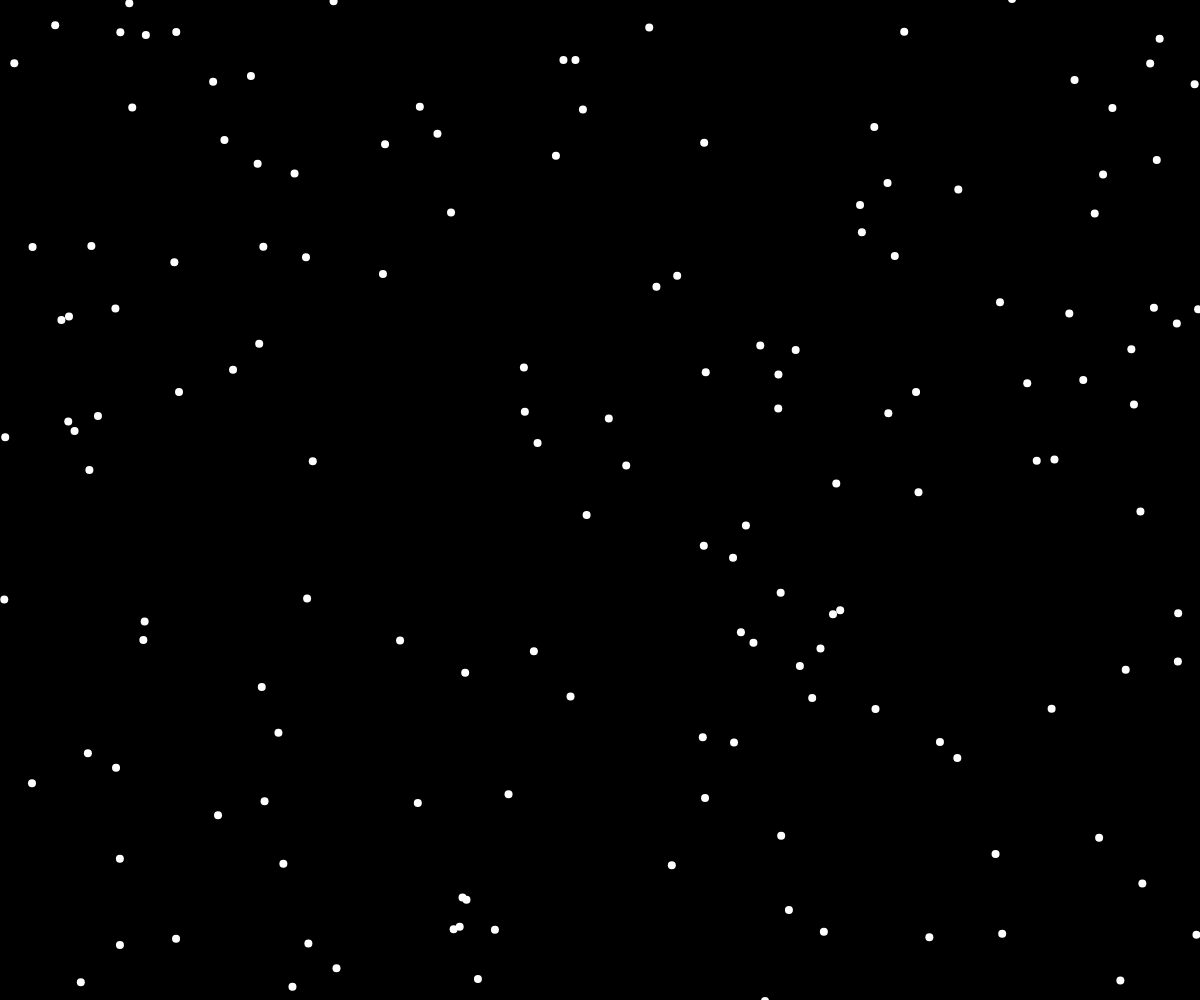
Frame 1 (no input)
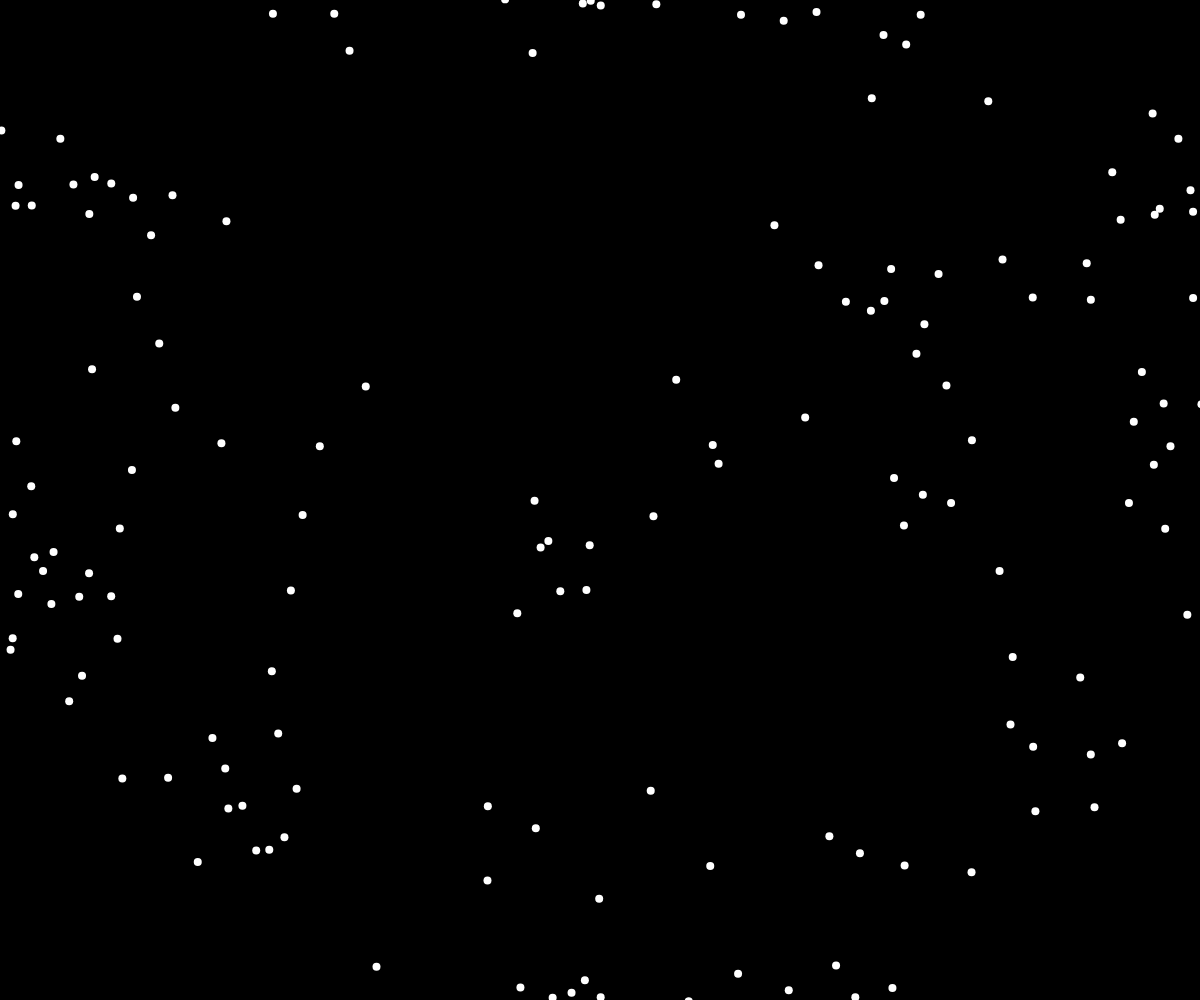
Frame 60 (no input)
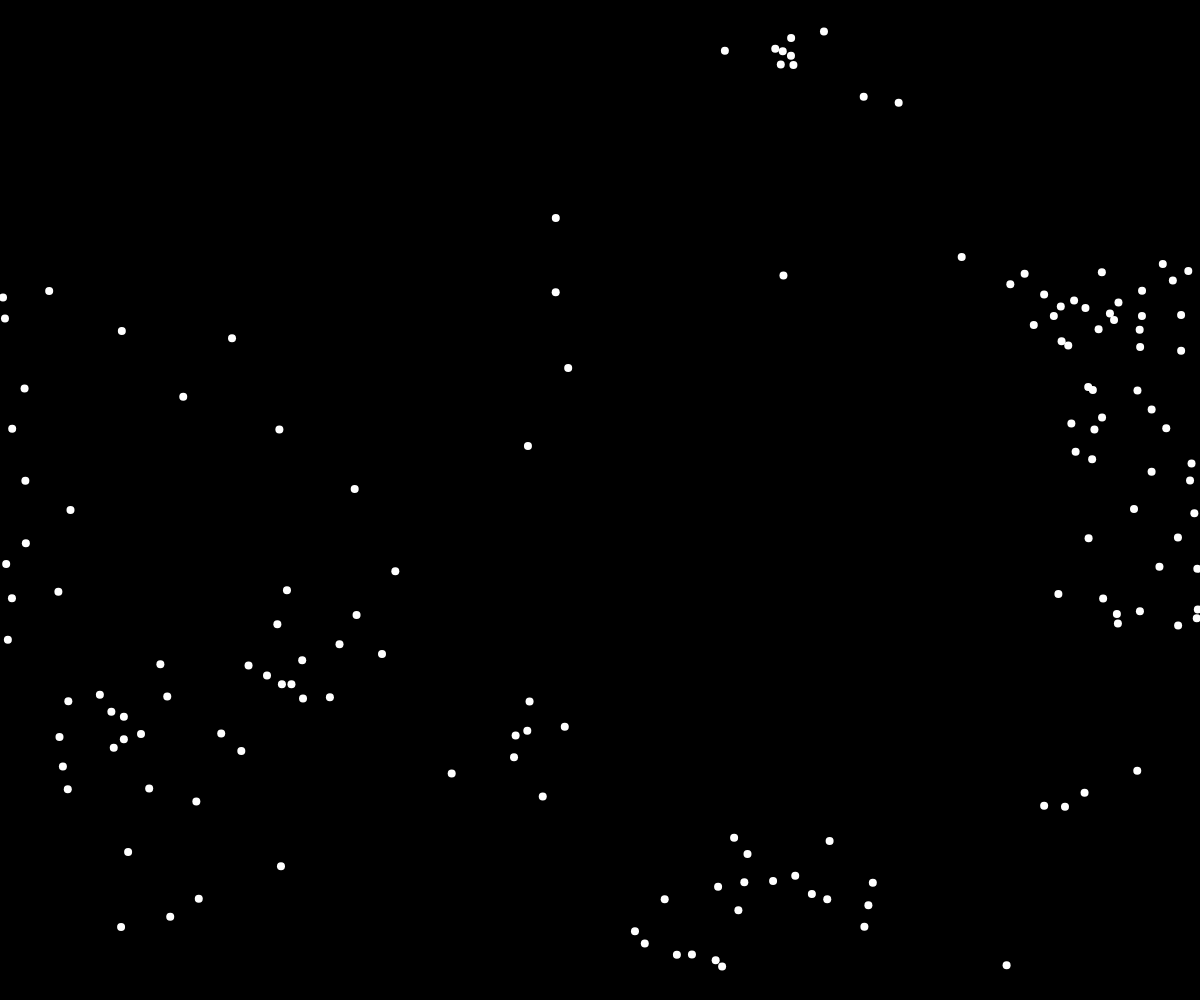
Frame 120 (the mouse pressed at the canvas centre since frame 60)

The p5.js sketch that drew these frames (run headless with seeded random() and noise() and a simulated clock; from frame 60 on, the mouse is pressed at the canvas centre):

// p5.js sketch
// ── sketch.js
const flock = [];

let alignSlider , cohesionSlider, seperationSlider;

function setup() {
  createCanvas(windowWidth, windowHeight);

  alignSlider = createSlider(0, 5, 1, 0.1);
  cohesionSlider = createSlider(0, 5, 1, 0.1);
  seperationSlider = createSlider(0, 5, 1, 0.1);
  
  for (let i = 0; i < 150; i++) {
    flock.push(new Boid());
  }
}

function draw() {
  background(0);

  for (let boid of flock) {
    boid.edges()
    boid.flock(flock)
    boid.update();
    boid.show();
  }
}

// ── boids.js
class Boid {
    constructor() {
        this.position = createVector(random(width), random(height));
        this.velocity = p5.Vector.random2D();
        this.velocity.setMag(random(2, 4))
        this.acceleration = createVector();
        this.maxForce = 0.2;
        this.maxSpeed = 4;
    }

    edges() {
        if (this.position.x > width) {
            this.position.x = 0;
        }
        else if (this.position.x < 0) {
            this.position.x = width;
        }
        if (this.position.y > height) {
            this.position.y = 0;
        }
        else if (this.position.y < 0) {
            this.position.y = height;
        }
    }

    align(boids) {
        let perceptionRadius = 100;
        let steering = createVector();
        let total = 0;
        for (let other of boids) {
            let d = dist(
                this.position.x, 
                this.position.y, 
                other.position.x, 
                other.position.y);
            if (other != this && d < perceptionRadius) {
                steering.add(other.velocity);
                total++;
            }
        }
        if (total > 0) {
            steering.div(total);
            steering.setMag(this.maxSpeed);
            steering.sub(this.velocity);
            steering.limit(this.maxForce);
        }
        return steering;
    }

    seperation(boids) {
        let perceptionRadius = 100;
        let steering = createVector();
        let total = 0;
        for (let other of boids) {
            let d = dist(
                this.position.x, 
                this.position.y, 
                other.position.x, 
                other.position.y);
            if (other != this && d < perceptionRadius) {
                let diff = p5.Vector.sub(this.position, other.position);
                diff.div(d);
                steering.add(diff);
                total++;
            }
        }
        if (total > 0) {
            steering.div(total);
            steering.setMag(this.maxSpeed);
            steering.sub(this.velocity);
            steering.limit(this.maxForce);
        }
        return steering;
    }

    cohesion(boids) {
        let perceptionRadius = 100;
        let steering = createVector();
        let total = 0;
        for (let other of boids) {
            let d = dist(
                this.position.x, 
                this.position.y, 
                other.position.x, 
                other.position.y);
            if (other != this && d < perceptionRadius) {
                steering.add(other.position);
                total++;
            }
        }
        if (total > 0) {
            steering.div(total);
            steering.sub(this.position)
            steering.setMag(this.maxSpeed);
            steering.sub(this.velocity);
            steering.limit(this.maxForce);
        }
        return steering;
    }

    flock(boids) {
        let alignment = this.align(boids);
        let cohesion = this.cohesion(boids);
        let seperation = this.seperation(boids);

        seperation.mult(seperationSlider.value());
        cohesion.mult(cohesionSlider.value());
        alignment.mult(alignSlider.value());

        this.acceleration.add(alignment);
        this.acceleration.add(cohesion);
        this.acceleration.add(seperation);
    }

    update() {
        this.position.add(this.velocity);
        this.velocity.add(this.acceleration);
        this.velocity.limit(this.maxSpeed);
        this.acceleration.mult(0)
    }
    
    show() {
        strokeWeight(8);
        stroke(255);
        point(this.position.x, this.position.y);
    }
}
// ── quadtree.js
class Point {
    constructor(x, y) {
        this.x = x;
        this.y = y;
    }
}

class Rectangle {
    constructor(x, y, w, h) {
        this.x = x;
        this.y = y;
        this.w = w;
        this.h = h;
    }

    contains(boid) {
        return (boid.position.x > this.x-this.w
            && boid.position.x <= this.x + this.w
            && boid.position.y > this.y -this.h
            && boid.position.y <= this.y + this.h
        );
    }

    instersects(range) {
        return !(range.x - range.w > this.x + this.w
            || range.x + range.w < this.x - this.w
            || range.y - range.h > this.y + this.h
            || range.y + range.h < this.y - this.h
        )
    }
}

class QuadTree {
    constructor(boundary, n) {
        this.boundary = boundary
        this.capacity = n
        this.points = []
        this.divided = false
    }

    subdivide() {
        let x = this.boundary.x;
        let y = this.boundary.y;
        let w = this.boundary.w;
        let h = this.boundary.h;

        let ne = new Rectangle(x + w/2, y - h/2, w/2, h/2)
        this.northeast = new QuadTree(ne, this.capacity);
        let nw = new Rectangle(x - w/2, y - h/2, w/2, h/2)
        this.northwest = new QuadTree(nw, this.capacity);
        let se = new Rectangle(x + w/2, y + h/2, w/2, h/2)
        this.southeast = new QuadTree(se, this.capacity);
        let sw = new Rectangle(x - w/2, y + h/2, w/2, h/2)
        this.southwest = new QuadTree(sw, this.capacity);
        this.divided = true
    }

    insert(boid) {
        if(!this.boundary.contains(boid)) {
            return;
        }

        if (this.points.length < this.capacity) {
            this.points.push(boid);
        } 
        else  {
            if (!this.divided) {
                this.subdivide();
            }
            this.northeast.insert(boid);
            this.northwest.insert(boid);
            this.southeast.insert(boid);
            this.southwest.insert(boid);
        }


    }

    query(range, found) {
        if (!found) {
            found = []
        }
        if (!this.boundary.instersects(range)) {
            return;
        }
        else {
            for (let p of this.points) {
                if (range.contains(p)) {
                    found.push(p)
                }
            }

            if (this.divided) {
                this.northwest.query(range, found);
                this.northeast.query(range, found);
                this.southwest.query(range, found);
                this.southeast.query(range, found);
            }
        }
        return found
    }


    show() {
        stroke(255, 50);
        if (this.boundary.w < windowWidth / 16 && this.boundary.h < windowHeight / 16) {
            stroke(0, 255, 0, 100)
        }
        if (this.boundary.w < windowWidth / 64 && this.boundary.h < windowHeight / 64) {
            stroke(0, 0, 255)
        }
        if (this.boundary.w < windowWidth / 128 && this.boundary.h < windowHeight / 128) {
            stroke(165, 55, 253, 1)
        }
        
        strokeWeight(1);
        noFill();
        rectMode(CENTER);
        rect(this.boundary.x, this.boundary.y, this.boundary.w*2, this.boundary.h*2);
        if (this.divided) {
            this.northeast.show();
            this.northwest.show();
            this.southeast.show();
            this.southwest.show();
        }
        for (let p of this.points) {
            strokeWeight(4);
            stroke(255);
            point(p.x, p.y);
        }
    }


}
